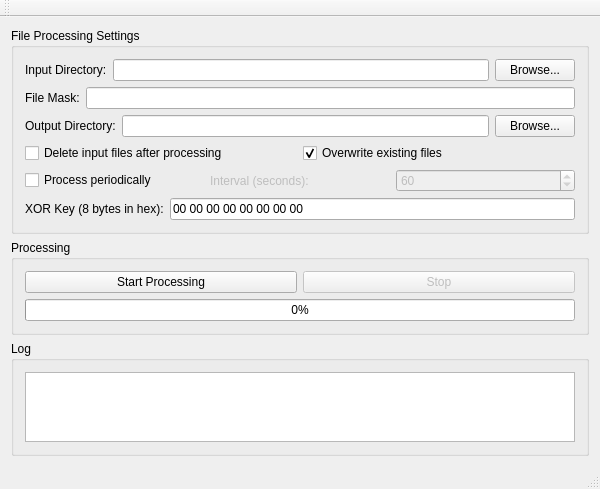
<?xml version="1.0" encoding="UTF-8"?>
<ui version="4.0">
 <class>MainWindow</class>
 <widget class="QMainWindow" name="MainWindow">
  <property name="geometry">
   <rect>
    <x>0</x>
    <y>0</y>
    <width>600</width>
    <height>450</height>
   </rect>
  </property>
  <property name="windowTitle">
   <string>File Processor</string>
  </property>
  <widget class="QWidget" name="centralWidget">
   <layout class="QVBoxLayout" name="verticalLayout">
    <item>
     <widget class="QGroupBox" name="groupBox">
      <property name="title">
       <string>File Processing Settings</string>
      </property>
      <layout class="QVBoxLayout" name="verticalLayout_2">
       <item>
        <layout class="QHBoxLayout" name="horizontalLayout">
         <item>
          <widget class="QLabel" name="label">
           <property name="text">
            <string>Input Directory:</string>
           </property>
          </widget>
         </item>
         <item>
          <widget class="QLineEdit" name="inputDirEdit"/>
         </item>
         <item>
          <widget class="QPushButton" name="browseInputButton">
           <property name="text">
            <string>Browse...</string>
           </property>
          </widget>
         </item>
        </layout>
       </item>
       <item>
        <layout class="QHBoxLayout" name="horizontalLayout_2">
         <item>
          <widget class="QLabel" name="label_2">
           <property name="text">
            <string>File Mask:</string>
           </property>
          </widget>
         </item>
         <item>
          <widget class="QLineEdit" name="fileMaskEdit"/>
         </item>
        </layout>
       </item>
       <item>
        <layout class="QHBoxLayout" name="horizontalLayout_3">
         <item>
          <widget class="QLabel" name="label_3">
           <property name="text">
            <string>Output Directory:</string>
           </property>
          </widget>
         </item>
         <item>
          <widget class="QLineEdit" name="outputDirEdit"/>
         </item>
         <item>
          <widget class="QPushButton" name="browseOutputButton">
           <property name="text">
            <string>Browse...</string>
           </property>
          </widget>
         </item>
        </layout>
       </item>
       <item>
        <layout class="QHBoxLayout" name="horizontalLayout_4">
         <item>
          <widget class="QCheckBox" name="deleteInputCheckBox">
           <property name="text">
            <string>Delete input files after processing</string>
           </property>
          </widget>
         </item>
         <item>
          <widget class="QCheckBox" name="overwriteCheckBox">
           <property name="text">
            <string>Overwrite existing files</string>
           </property>
           <property name="checked">
            <bool>true</bool>
           </property>
          </widget>
         </item>
        </layout>
       </item>
       <item>
        <layout class="QHBoxLayout" name="horizontalLayout_5">
         <item>
          <widget class="QCheckBox" name="timerCheckBox">
           <property name="text">
            <string>Process periodically</string>
           </property>
          </widget>
         </item>
         <item>
          <widget class="QLabel" name="intervalLabel">
           <property name="text">
            <string>Interval (seconds):</string>
           </property>
           <property name="enabled">
            <bool>false</bool>
           </property>
          </widget>
         </item>
         <item>
          <widget class="QSpinBox" name="intervalSpinBox">
           <property name="enabled">
            <bool>false</bool>
           </property>
           <property name="minimum">
            <number>1</number>
           </property>
           <property name="maximum">
            <number>86400</number>
           </property>
           <property name="value">
            <number>60</number>
           </property>
          </widget>
         </item>
        </layout>
       </item>
       <item>
        <layout class="QHBoxLayout" name="horizontalLayout_6">
         <item>
          <widget class="QLabel" name="label_4">
           <property name="text">
            <string>XOR Key (8 bytes in hex):</string>
           </property>
          </widget>
         </item>
         <item>
          <widget class="QLineEdit" name="xorKeyEdit">
           <property name="text">
            <string>00 00 00 00 00 00 00 00</string>
           </property>
          </widget>
         </item>
        </layout>
       </item>
      </layout>
     </widget>
    </item>
    <item>
     <widget class="QGroupBox" name="groupBox_2">
      <property name="title">
       <string>Processing</string>
      </property>
      <layout class="QVBoxLayout" name="verticalLayout_3">
       <item>
        <layout class="QHBoxLayout" name="horizontalLayout_7">
         <item>
          <widget class="QPushButton" name="startButton">
           <property name="text">
            <string>Start Processing</string>
           </property>
          </widget>
         </item>
         <item>
          <widget class="QPushButton" name="stopButton">
           <property name="text">
            <string>Stop</string>
           </property>
           <property name="enabled">
            <bool>false</bool>
           </property>
          </widget>
         </item>
        </layout>
       </item>
       <item>
        <widget class="QProgressBar" name="progressBar">
         <property name="value">
          <number>0</number>
         </property>
         <property name="alignment">
          <set>Qt::AlignCenter</set>
         </property>
        </widget>
       </item>
      </layout>
     </widget>
    </item>
    <item>
     <widget class="QGroupBox" name="groupBox_3">
      <property name="title">
       <string>Log</string>
      </property>
      <layout class="QVBoxLayout" name="verticalLayout_4">
       <item>
        <widget class="QPlainTextEdit" name="logTextEdit">
         <property name="readOnly">
          <bool>true</bool>
         </property>
        </widget>
       </item>
      </layout>
     </widget>
    </item>
   </layout>
  </widget>
  <widget class="QMenuBar" name="menuBar">
   <property name="geometry">
    <rect>
     <x>0</x>
     <y>0</y>
     <width>600</width>
     <height>21</height>
    </rect>
   </property>
  </widget>
  <widget class="QToolBar" name="mainToolBar">
   <attribute name="toolBarArea">
    <enum>TopToolBarArea</enum>
   </attribute>
   <attribute name="toolBarBreak">
    <bool>false</bool>
   </attribute>
  </widget>
  <widget class="QStatusBar" name="statusBar"/>
 </widget>
 <layoutdefault spacing="6" margin="11"/>
 <resources/>
 <connections/>
</ui>
